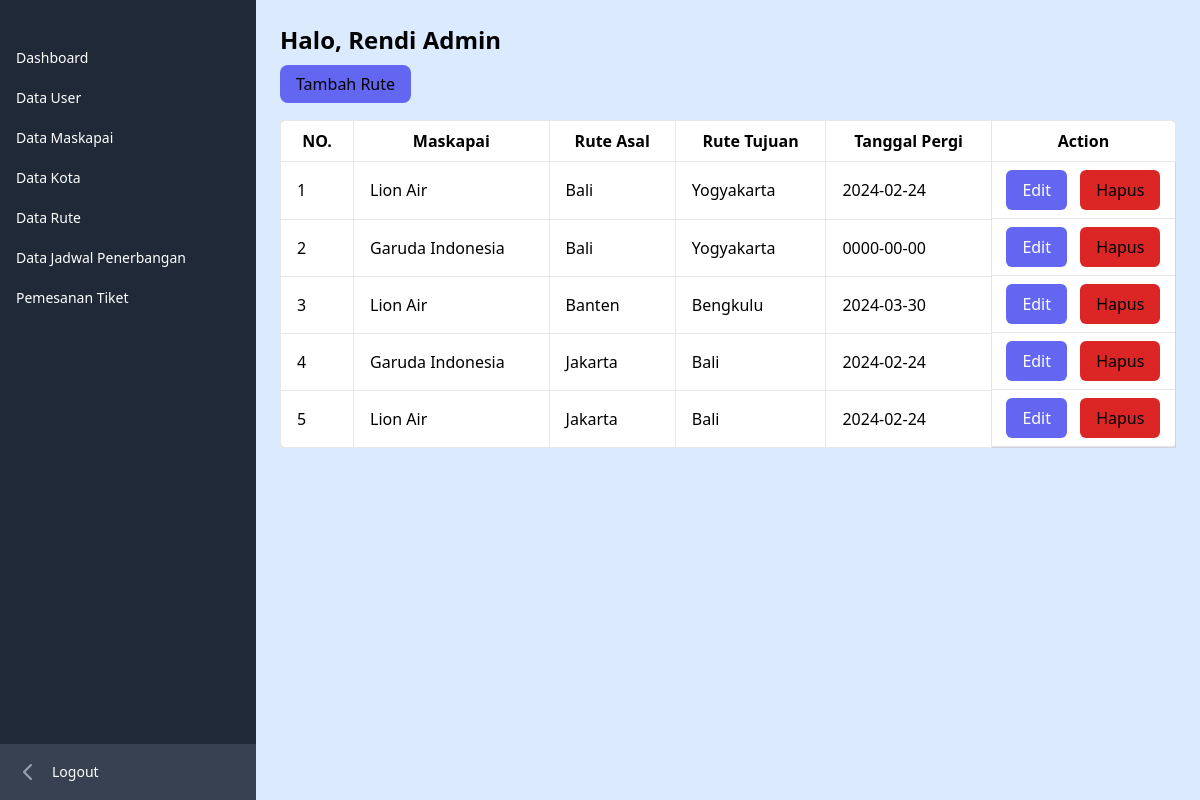
The app's page /admin/rute/index.php (signed in) with its own data.
### tables this page shows
CREATE TABLE `rute` (
  `id_rute` int(11) NOT NULL,
  `id_maskapai` int(11) NOT NULL,
  `rute_asal` varchar(100) NOT NULL,
  `rute_tujuan` varchar(100) NOT NULL,
  `tanggal_pergi` date NOT NULL
);

CREATE TABLE `maskapai` (
  `id_maskapai` int(11) NOT NULL,
  `logo_maskapai` text DEFAULT NULL,
  `nama_maskapai` varchar(50) NOT NULL,
  `kapasitas` int(11) NOT NULL
);

### admin/rute/functions.php (called while the page is built, shortened)
<?php
require '../../koneksi.php';
function query($query){
    global $conn;
    $rows = [];
    $result = mysqli_query($conn, $query);
    while($row = mysqli_fetch_assoc($result)){
        $rows[] = $row;
    }
    return $rows;
}

### admin/rute/index.php (the view, shortened to what this page needs)
<?php
require 'functions.php';
$rute = query("SELECT * FROM rute INNER JOIN maskapai ON maskapai.id_maskapai = rute.id_maskapai ORDER BY rute_asal");
?>
<?php require '../../layouts/sidebar_admin.php'; ?>
<div class="flex-auto overflow-x-hidden bg-blue-100">
            <div class="p-6">
                <div class="">
                    <h1 class="text-2xl font-semibold text-blue-950 mb-4">Halo, <?= $_SESSION["nama_lengkap"]; ?></h1>
                </div>
                <div>
                    <a href="tambah.php" class="bg-indigo-500 px-4 py-2 rounded-lg">Tambah Rute</a>
                </div>
                <table class="min-w-full border-collapse bg-white border border-gray-300 rounded-lg mt-6">
                    <thead>
                        <tr>
                            <th class="border py-2 px-4 border-b">NO.</th>
                            <th class="border py-2 px-4 border-b">Maskapai</th>
                            <th class="border py-2 px-4 border-b">Rute Asal</th>
                            <th class="border py-2 px-4 border-b">Rute Tujuan</th>
                            <th class="border py-2 px-4 border-b">Tanggal Pergi</th>
                            <th class="border py-2 px-4 border-b">Action</th>
                        </tr>
                    </thead>
                    <tbody>
                    <?php $no = 1; ?>
                    <?php foreach($rute as $data) : ?>
                            <tr>
                                <td class="border py-2 px-4 border-b"><?= $no; ?></td>
                                <td class="border py-2 px-4 border-b"><?= $data["nama_maskapai"]; ?></td>
                                <td class="border py-2 px-4 border-b"><?= $data["rute_asal"]; ?></td>
                                <td class="border py-2 px-4 border-b"><?= $data["rute_tujuan"]; ?></td>
                                <td class="border py-2 px-4 border-b"><?= $data["tanggal_pergi"]; ?></td>
                                <td class="flex  py-2 px-2 border-b justify-around">
                                    <a href="edit.php?id=<?= $data["id_rute"]; ?>"
                                        class="fa-solid fa-pen-to-square text-md bg-indigo-500 text-white py-2 px-4 hover:text-black rounded-md"></i>Edit</a>
                                    <form action="hapus.php?id=<?= $data["id_rute"]; ?>" class=" inline-block" method="post">
                                        <button type="submit"
                                            class="fa-solid fa-trash text-md bg-red-600 py-2 px-4 text-black hover:text-white rounded-md"></i>Hapus</button>
                                    </form>
                                </td>
                            </tr>
                    </tbody>
                    <?php $no++; ?>
                    <?php endforeach; ?>
                </table>
            </div>
        </div>

### records on screen
rute: id_maskapai.nama_maskapai "Lion Air", rute_asal "Bali", rute_tujuan "Yogyakarta", tanggal_pergi "2024-02-24"
rute: id_maskapai.nama_maskapai "Garuda Indonesia", rute_asal "Bali", rute_tujuan "Yogyakarta", tanggal_pergi "0000-00-00"
rute: id_maskapai.nama_maskapai "Lion Air", rute_asal "Banten", rute_tujuan "Bengkulu", tanggal_pergi "2024-03-30"
rute: id_maskapai.nama_maskapai "Garuda Indonesia", rute_asal "Jakarta", rute_tujuan "Bali", tanggal_pergi "2024-02-24"
rute: id_maskapai.nama_maskapai "Lion Air", rute_asal "Jakarta", rute_tujuan "Bali", tanggal_pergi "2024-02-24"

### other values on screen
$_SESSION["nama_lengkap"] "Rendi Admin"
